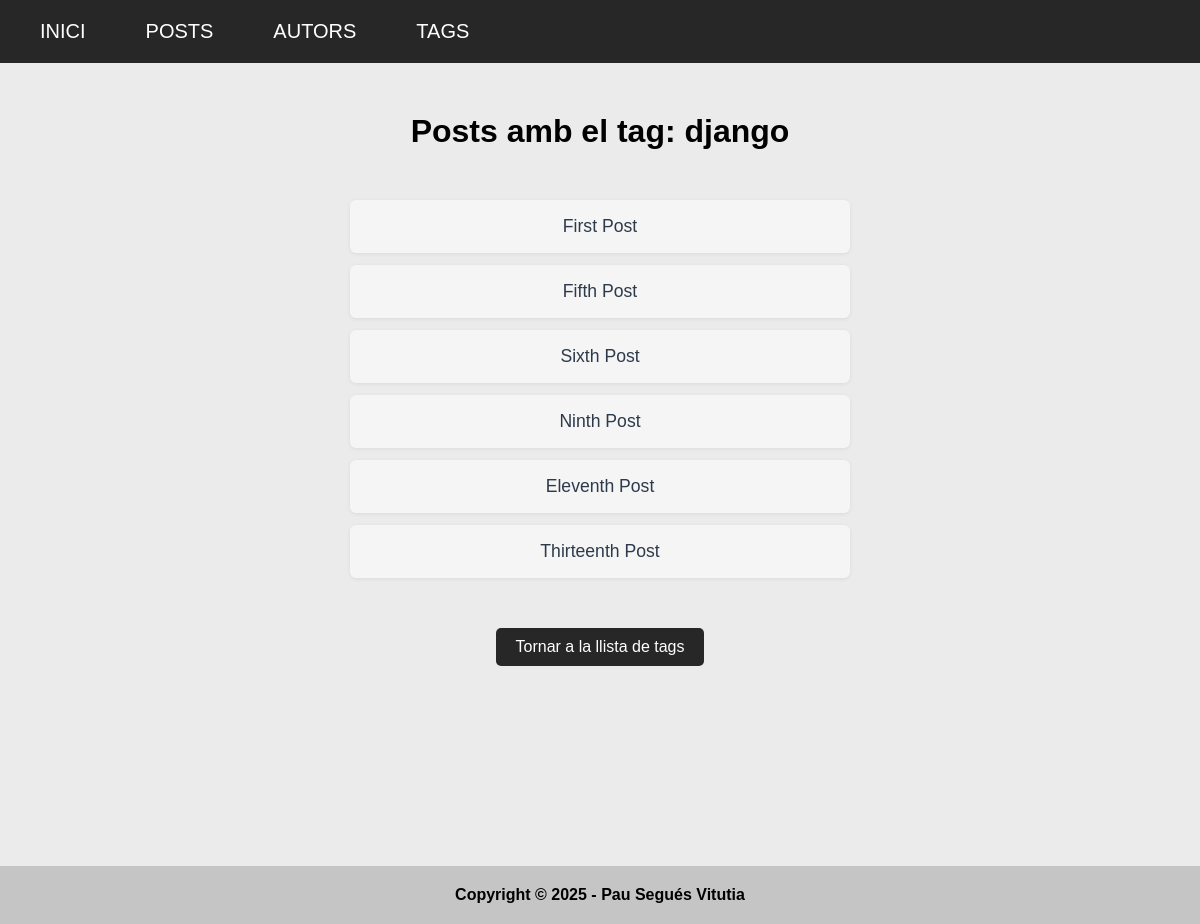
/tags/django, run on the app's committed database.
### blog/models.py (models this page shows, shortened)
class Tag(models.Model):
    tag = models.CharField(max_length=50)

class Post(models.Model):
    title = models.CharField(max_length=100)
    excerpt = models.TextField()
    image_name = models.CharField(max_length=100)
    date = models.DateField()
    slug = models.SlugField(unique=True)
    content = models.TextField()
    author = models.ForeignKey(Author, on_delete=models.CASCADE, related_name="posts")
    tags = models.ManyToManyField(Tag, related_name="posts")

### blog/views.py (the view)
# urls.py: path('tags/<tag>', views.tag_detail, name='tag-detail'),
def tag_detail(request, tag):
    try:
        tag = Tag.objects.get(tag=tag)
        posts = tag.posts.all()
        return render(request, 'blog/tag_detail.html', {
            "tag": tag,
            "posts": posts,
        })
    except:
        return render(request, 'blog/404.html', status=404)

### blog/templates/blog/tag_detail.html (shortened to what this page needs)
{% extends 'blog/base.html' %}
{% load static %}
{% block content %}
    <div class="title-div">
        <h1>Posts amb el tag: {{ tag.tag }}</h1>
    </div>
    <ul class="tag-list">
    {% for post in posts %}
        <li><a href="{% url 'post-detail' post.slug %}">{{ post.title }}</a></li>
    {% empty %}
        <li>No hi ha cap post amb aquest tag.</li>
    {% endfor %}
    </ul>
    <div class="details-section">
        <a href="{% url 'tag_list' %}" class="button">Tornar a la llista de tags</a>
    </div>
{% endblock %}

### blog/static/blog/style.css (style rules this page uses)
* { box-sizing: border-box; margin: 0; padding: 0; }
body { font-family: Arial, sans-serif; background-color: #ebebeb; }
.title-div { text-align: center; margin-top: 50px; margin-bottom: 50px; }
.button { background-color: #272727; color: white; padding: 10px 20px; border: none; border-radius: 5px; cursor: pointer; text-decoration: none; }
.details-section { display: flex; flex-direction: column; align-items: center; margin-top: 50px; }
.tag-list { list-style: none; padding: 0; margin: 30px auto; max-width: 500px; }
.tag-list li { background: #f5f5f5; margin-bottom: 12px; border-radius: 6px; box-shadow: 0 1px 4px rgba(0,0,0,0.07); padding: 16px 20px; text-align: center; transition: background 0.2s; }
.tag-list li a { text-decoration: none; color: #2d3a4b; font-weight: 500; font-size: 1.1em; }

### data on the page
Tag: tag "django"
Post: title "First Post"
Post: title "Fifth Post"
Post: title "Sixth Post"
Post: title "Ninth Post"
Post: title "Eleventh Post"
Post: title "Thirteenth Post"
